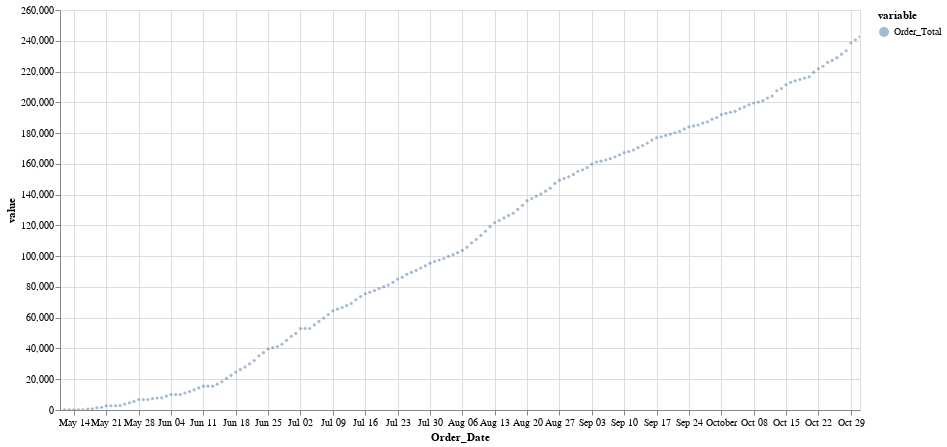

Source (notebook cell):
### Markdown cell above
The chart below visualizes cumulative sales over time. At the beginning, growth appears to be exponential up until the beginning of July. From there it appears growth is rather linear, with a slight increase in the growth

### Code cell
days_cum = days.cumsum()
chart_3 = alt.Chart(days_cum.reset_index().melt('Order_Date')).mark_circle(size=10, opacity=0.5).encode(
    x='Order_Date',
    y='value',
    color = 'variable'
).properties(width=800, height=400)

chart_3.interactive()

### Figure 1 — Vega-Lite specification as saved in the notebook (floating-point values rounded to 4 significant figures; data arrays with more than 128 entries replaced by an {"elided": "..."} marker saying what was removed)
{"config": {"view": {"continuousWidth": 300, "continuousHeight": 300}}, "data": {"name": "data-0deaa63ebc0dfae4a1775da8f689e357"}, "mark": {"type": "circle", "opacity": 0.5, "size": 10}, "encoding": {"color": {"field": "variable", "type": "nominal"}, "x": {"field": "Order_Date", "type": "temporal"}, "y": {"field": "value", "type": "quantitative"}}, "height": 400, "params": [{"name": "param_4", "select": {"type": "interval", "encodings": ["x", "y"]}, "bind": "scales"}], "width": 800, "$schema": "https://vega.github.io/schema/vega-lite/v5.15.1.json", "datasets": {"data-0deaa63ebc0dfae4a1775da8f689e357": {"elided": "174 records"}}}
